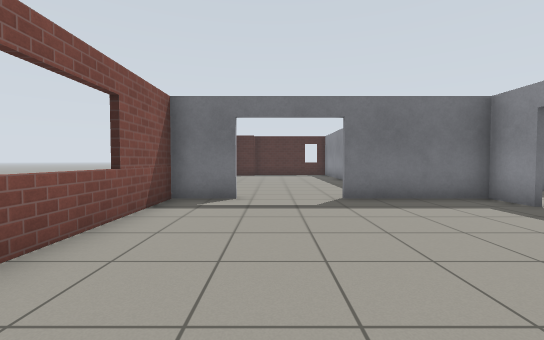
View 1 (above)

18 first-person views from a walk through a world built for the Gazebo simulator. The camera is 0.94 m above the floor, tilts 2° down and sees 90° across. The floor is counted in squares, 1 m on a side. Each view is taken from the middle of a square. On the plan, view 1 faces up. The plan holds only what a view shows up to about 11 squares ahead; the rest is blank. Gazebo's built-in surfaces are drawn with simple patterns.

View 2
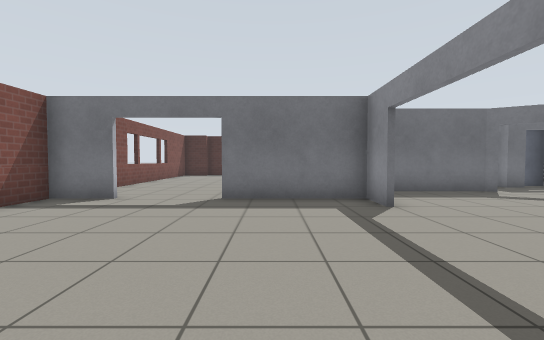

View 3
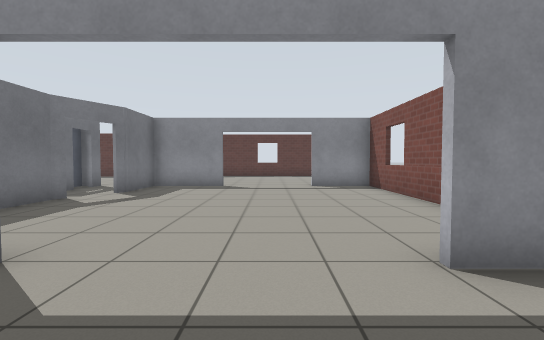

View 4
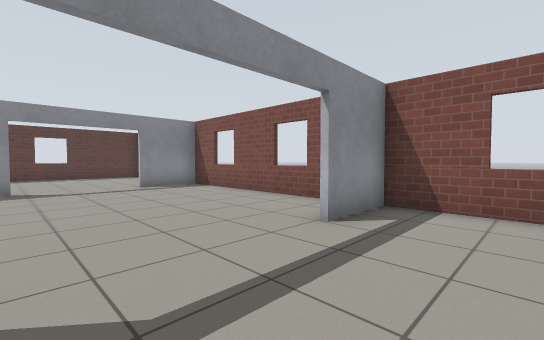

View 5
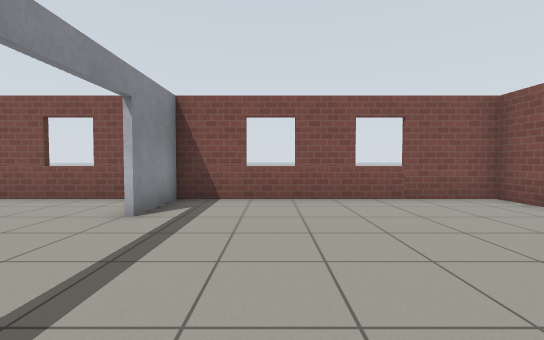

View 6
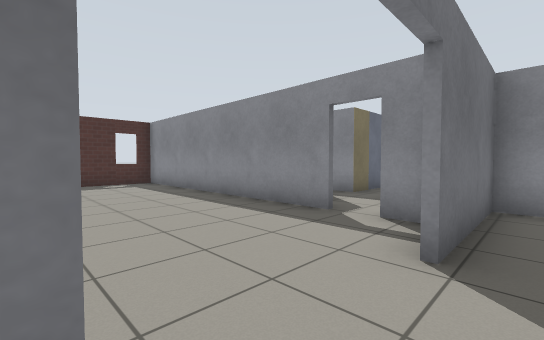

View 7
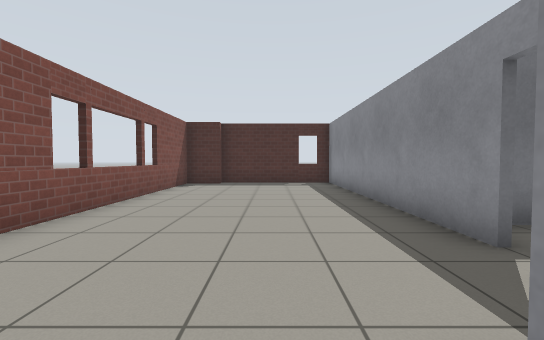

View 8
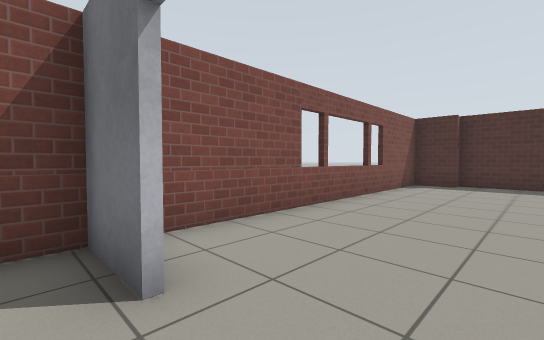

View 9
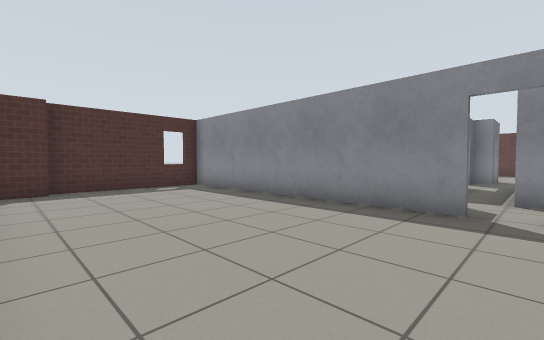

View 10
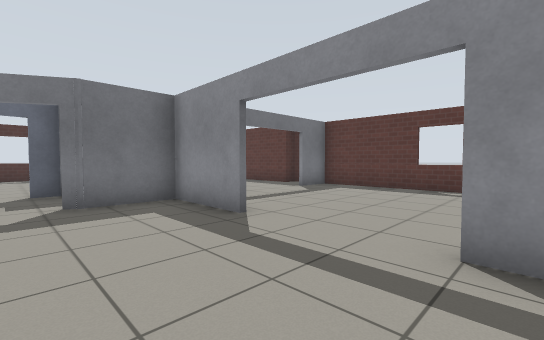

View 11
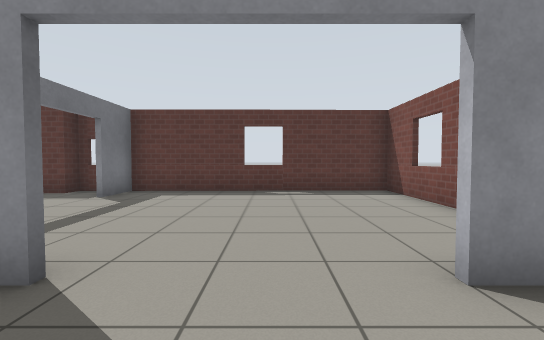

View 12
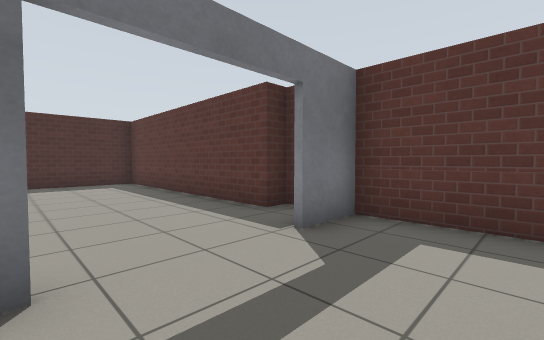

View 13
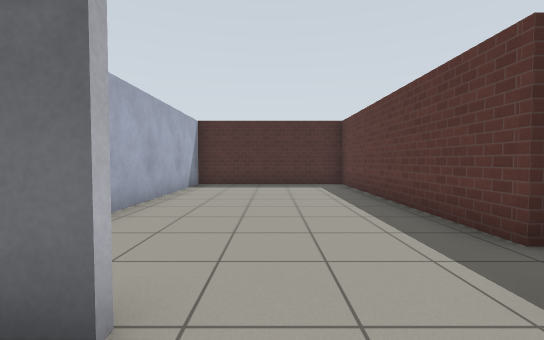

View 14
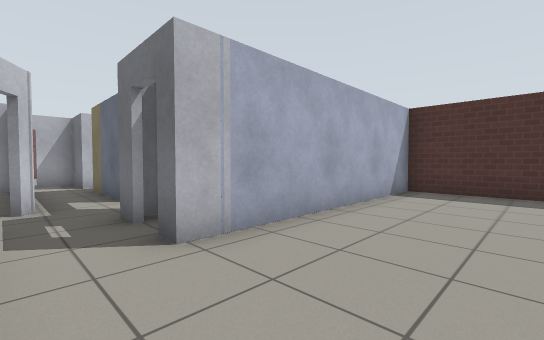

View 15
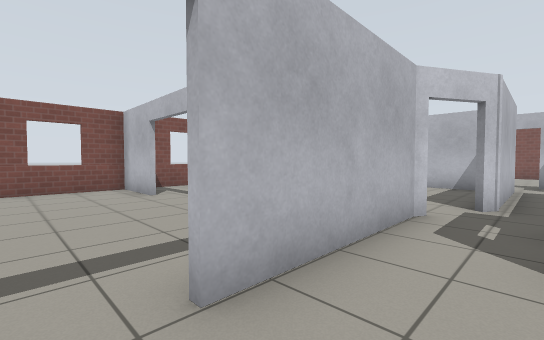

View 16
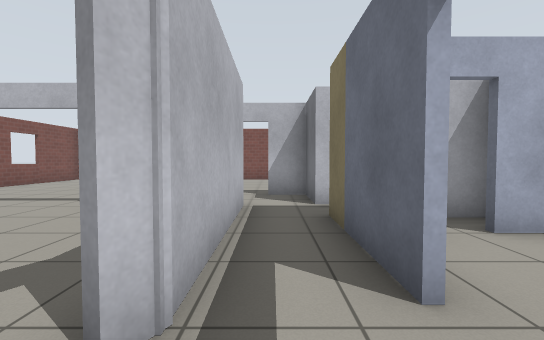

View 17
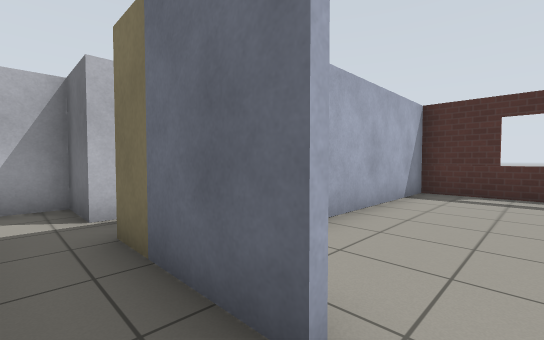

View 18
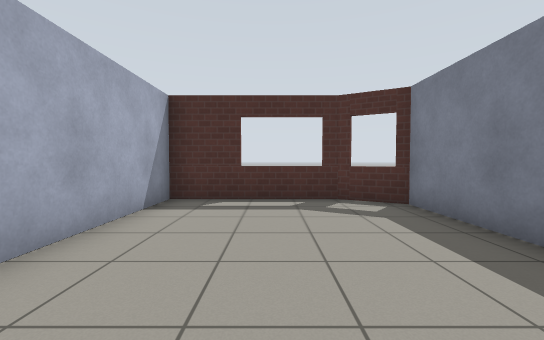

### Floor plan
Points are (right, up) in squares from view 1. A wall is a line through its corners. A room is listed if a view was taken in it or the views show most of it. See-through windows are left out.
Room 1 (views 1, 2, 3, 4, 5, 6, 7, 8)
walls: (-0.9, 6.7) (-2.5, 6.7) (-2.5, 2.4); (-2.5, 0.6) (-2.5, -0.6) (5.3, -0.6) (5.3, 1.5); (5.3, 5.4) (5.3, 6.7) (1.7, 6.7)
ways out: open door at (0, 7) to room 2; open door at (5, 3.5) to room 3
Room 2 (view 9)
walls: (3.4, 8.9) (3.4, 17.6) (-1.1, 17.6) (-1.1, 17.1) (-2.5, 17.1) (-2.5, 7.4); (3.4, 7.2) (3.4, 8)
ways out: open door at (0, 7) to room 1; open door at (3.5, 8.5) to room 6
Room 3 (views 10, 11)
walls: (13, 4.7) (13, 7.3) (11.1, 7.3) (10.8, 7.5); (6.5, -0.6) (13, -0.6) (13, 1.6); (9.8, 8.1) (9.5, 8.3) (6.6, 8.3); (5.5, 8.2) (5.5, 6.1)
ways out: open door at (5, 3.5) to room 1; open door at (13, 3) to room 4
Room 4 (views 12, 13)
walls: (13.2, 1.6) (13.2, -0.6) (19.5, -0.6) (19.4, 7.3) (17.9, 7.3); (15.1, 7.3) (14.6, 7.3)
ways out: open door at (13, 3) to room 3; open door at (16.5, 7) to room 5
Room 5 (views 14, 15)
walls: (13, 10) (12.3, 10); (19.4, 8.4) (19.4, 8.9) (18.8, 8.9) (18.8, 16.8) (13, 16.8); (13.1, 16.8) (13.1, 9.4) (12.6, 9.4); (10.8, 7.5) (15.1, 7.5)
ways out: open door at (16.5, 7) to room 4; open door at (10.5, 8) to room 6; open door at (12, 9.5) to room 6
Room 6 (views 16, 17)
walls: (9.4, 10) (6.4, 10) (6.4, 10.8); (5.3, 8.4) (9.5, 8.4) (9.9, 8.2); (5.2, 10.4) (5.2, 10) (3.6, 10) (3.6, 8.9); (11.1, 10) (10.5, 10); (11.7, 9.4) (11.1, 9.4)
ways out: open door at (3.5, 8.5) to room 2; open door at (10.5, 8) to room 5; open door at (12, 9.5) to room 5; open door at (10, 10) to room 7
Room 7 (view 18)
walls: (13, 13.9) (13, 16.8) (11.6, 17.6) (7.5, 17.6) (7.5, 11.9); (6.5, 12.6) (6.5, 11.9)
ways out: open door at (10, 10) to room 6; open door at (7.3, 11.3)

Positions as (right, up) in squares from view 1, and headings:
1: (0, 0), facing up
2: (3, 0), facing up
3: (3, 3), facing right
4: (3, 5), facing down-right
5: (3, 6), facing down
6: (-1, 6), facing up-right
7: (1, 6), facing up
8: (1, 6), facing up-left
9: (-2, 8), facing up-right
10: (10, 1), facing up-right
11: (11, 3), facing right
12: (15, 5), facing up-right
13: (16, 6), facing up
14: (16, 8), facing up-left
15: (16, 9), facing down-left
16: (11, 9), facing left
17: (10, 9), facing up-left
18: (10, 11), facing up
